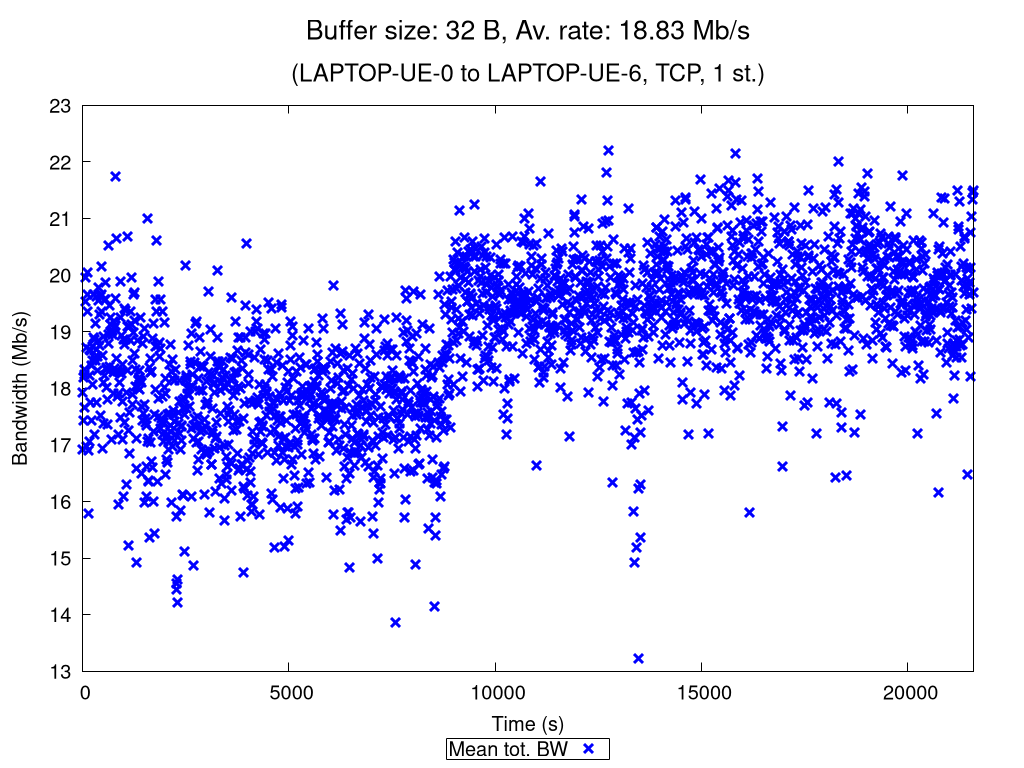

Recreate this plot in gnuplot.
set terminal pngcairo nocrop enhanced size 1024,768 font "Verdana,15"
set output "TCP_1_st_2020_12_05_00-21-22_one2two_00032B.png"

set title "{/=20 Buffer size: 32 B, Av. rate: 18.83 Mb/s}\n\n{/=18 (LAPTOP-UE-0 to LAPTOP-UE-6, TCP, 1 st.)}"

set xlabel "Time (s)"
set ylabel "Bandwidth (Mb/s)"
set ytics nomirror
set key bmargin center horizontal box samplen 1 width -1
set bmargin 4.6
set rmargin 4.5

rf = 1000000.0  # rate factor
set style fill transparent solid 0.2 noborder
set autoscale xfix
plot "TCP_1_st_2020_12_05_00-21-22_one2two_00032B_iperf_processed.dat" using 1:($2/rf-$3/rf):($2/rf+$3/rf) with filledcurves lc rgb "blue" notitle, \
     "" using 1:($2/rf) with points pt 2 ps 1.5 lw 3 lc rgb "blue" title "Mean tot. BW", \
